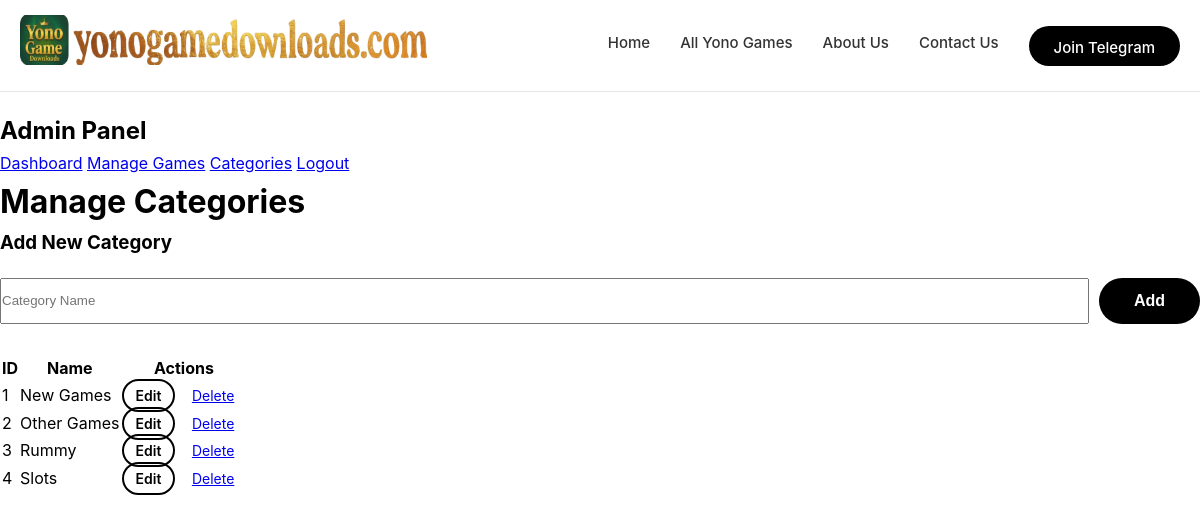
The page /admin/pages/categories.php (signed in) on the database its author committed.
### tables this page shows
CREATE TABLE IF NOT EXISTS categories (
    id INT AUTO_INCREMENT PRIMARY KEY,
    name VARCHAR(100) NOT NULL,
    slug VARCHAR(100) NOT NULL UNIQUE,
    meta_title VARCHAR(255),
    meta_description TEXT,
    created_at TIMESTAMP DEFAULT CURRENT_TIMESTAMP
);

### includes/functions.php (called while the page is built, shortened)
<?php
require_once 'db.php';
function getCategories() {
    global $pdo;
    $stmt = $pdo->query("SELECT * FROM categories ORDER BY id");
    return $stmt->fetchAll();
}
?>

### admin/pages/categories.php (the view, shortened to what this page needs)
<?php
require_once '../../includes/db.php';
require_once '../../includes/functions.php';
$editingCategory = null;
$categories = getCategories();
require_once '../includes/header.php';
?>
<div class="admin-container">
    <div class="admin-sidebar">
        <h2>Admin Panel</h2>
        <a href="dashboard.php">Dashboard</a>
        <a href="games.php">Manage Games</a>
        <a href="categories.php" class="active">Categories</a>
        <a href="logout.php">Logout</a>
    </div>
    <div class="admin-content">
        <div class="admin-header">
            <h1>Manage Categories</h1>
        </div>
        <div class="card" style="margin-bottom:30px;">
            <h3 style="margin-bottom:20px;"><?php echo $editingCategory ? 'Edit Category' : 'Add New Category'; ?></h3>
            <form method="POST" style="display:flex;gap:10px;flex-wrap:wrap;">
                <input type="text" name="name" placeholder="Category Name" style="flex:1;min-width:200px;" value="<?php echo $editingCategory ? htmlspecialchars($editingCategory['name']) : ''; ?>" required>
                <button type="submit" name="<?php echo $editingCategory ? 'edit_category' : 'add_category'; ?>" class="btn btn-primary">
                    <?php echo $editingCategory ? 'Update' : 'Add'; ?>
                </button>
            </form>
        </div>
        <div class="table-container">
            <table>
                <thead>
                    <tr>
                        <th>ID</th>
                        <th>Name</th>
                        <th>Actions</th>
                    </tr>
                </thead>
                <tbody>
                    <?php foreach($categories as $cat): ?>
                    <tr>
                        <td><?php echo $cat['id']; ?></td>
                        <td><?php echo htmlspecialchars($cat['name']); ?></td>
                        <td>
                            <a href="categories.php?edit=<?php echo $cat['id']; ?>" class="btn btn-secondary" style="padding:6px 12px;font-size:14px;">Edit</a>
                            <a href="categories.php?delete=<?php echo $cat['id']; ?>" class="btn btn-danger" style="padding:6px 12px;font-size:14px;" onclick="return confirm('Are you sure?')">Delete</a>
                        </td>
                    </tr>
                    <?php endforeach; ?>
                </tbody>
            </table>
        </div>
    </div>
</div>
<?php require_once '../includes/footer.php'; ?>

### includes/header.php (shortened to what this page needs)
<?php
function isActive($page) {
    $current_script = basename($_SERVER['PHP_SELF'], '.php');
    $request_uri = parse_url($_SERVER['REQUEST_URI'], PHP_URL_PATH);
    $request_page = basename($request_uri);
    if ($page === 'index') {
        return ($current_script === 'index' || $request_page === '' || $request_page === '/');
    }
    return ($current_script === $page || $request_page === $page);
}
?>
<!DOCTYPE html>
<html lang="en">
<head>
    <link rel="stylesheet" href="<?php echo SITE_URL; ?>/assets/css/style.css">
</head>
<body>
    <header>
        <nav class="navbar" role="navigation" aria-label="Main navigation">
            <div class="container">
                <a href="<?php echo SITE_URL; ?>/" class="logo" aria-label="<?php echo SITE_NAME; ?> Home">
                    <img src="<?php echo SITE_LOGO; ?>" alt="<?php echo SITE_NAME; ?>" style="height: 50px; width: auto;" loading="lazy">
                </a>
                <div class="nav-links">
                    <a href="<?php echo SITE_URL; ?>/" class="<?php echo isActive('index') ? 'active' : ''; ?>" aria-label="Home">Home</a>
                    <a href="<?php echo SITE_URL; ?>/allyonogames" class="<?php echo isActive('allyonogames') ? 'active' : ''; ?>" aria-label="All Yono Games">All Yono Games</a>
                    <a href="<?php echo SITE_URL; ?>/about" class="<?php echo isActive('about') ? 'active' : ''; ?>" aria-label="About Us">About Us</a>
                    <a href="<?php echo SITE_URL; ?>/contact" class="<?php echo isActive('contact') ? 'active' : ''; ?>" aria-label="Contact Us">Contact Us</a>
                    <a href="<?php echo TELEGRAM_LINK; ?>" class="btn-telegram" target="_blank" rel="noopener noreferrer" aria-label="Join Telegram">Join Telegram</a>
                </div>
            </div>
        </nav>
    </header>
    <main>

### assets/css/style.css (style rules this page uses)
* { margin: 0; padding: 0; box-sizing: border-box; }
:root { --white: #FFFFFF; --black: #000000; --light-gray: #F5F5F5; --gray: #E5E5E5; --dark-gray: #333333; --text-gray: #666666; }
body { font-family: -apple-system, BlinkMacSystemFont, 'Segoe UI', Roboto, Oxygen, Ubuntu, Cantarell, sans-serif; background-color: var(--white); color: var(--black); line-height: 1.6; }
.container { max-width: 1200px; margin: 0 auto; padding: 0 20px; }
.navbar { position: sticky; top: 0; z-index: 9999; background: var(--white); border-bottom: 1px solid var(--gray); }
.navbar .container { display: flex; justify-content: space-between; align-items: center; padding: 15px 20px; }
.logo { font-size: 24px; font-weight: 900; color: var(--black); text-decoration: none; }
.nav-links { display: flex; gap: 30px; align-items: center; }
.nav-links a { color: var(--dark-gray); text-decoration: none; font-size: 15px; font-weight: 500; transition: all 0.3s ease; position: relative; padding-bottom: 6px; }
.nav-links a::after { content: ''; position: absolute; bottom: 0; left: 50%; transform: translateX(-50%); width: 0; height: 3px; background: var(--black); border-radius: 2px; transition: width 0.3s ease; }
.btn-telegram { background: var(--black); color: white !important; padding: 10px 25px; border-radius: 50px; font-weight: 600; text-decoration: none; transition: all 0.3s ease; }
main { padding-top: 20px; }
.btn-primary { background: var(--black); color: var(--white); padding: 14px 35px; border-radius: 50px; font-size: 16px; font-weight: 600; text-decoration: none; border: none; cursor: pointer; transition: all 0.3s ease; }
.btn-secondary { background: transparent; color: var(--black); padding: 14px 35px; border-radius: 50px; font-size: 16px; font-weight: 600; text-decoration: none; border: 2px solid var(--black); cursor: pointer; transition: all 0.3s ease; }

### rows shown on the page
categories: id "1", name "New Games"
categories: id "2", name "Other Games"
categories: id "3", name "Rummy"
categories: id "4", name "Slots"
